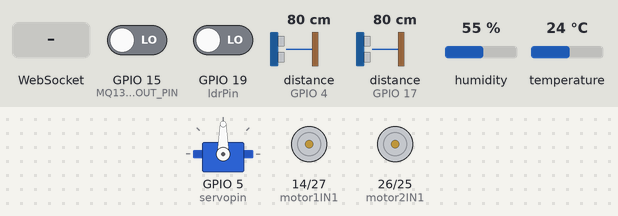
Recording of a sketch running on a simulated ESP32. Shown: servo, motor-driver pin pairs drawn as motors (green arrow = first pin HIGH = forward, orange = second pin HIGH = backward, longer = more drive, scaled by the enable pin). Wiring (inferred from the names in the program): ultrasonic range finder: trigger GPIO 2; echo GPIO 4. Inputs (shaded band) come from the test bench; at power-on: distance to the obstacle (sensors on GPIO 4, GPIO 17) 80 cm, GPIO 15 (MQ135_DOUT_PIN) LOW, GPIO 19 (ldrPin) LOW, humidity 55 %, temperature 24 °C. The echo pulse lasts 58.3 µs per cm; WiFi joins after 1.5 s; servers stay silent unless stated; what the sketch prints to the serial monitor is not drawn.

Above: at 2.7 s.
2.8 s: WebSocket text "auto" received
At 3.1 s:
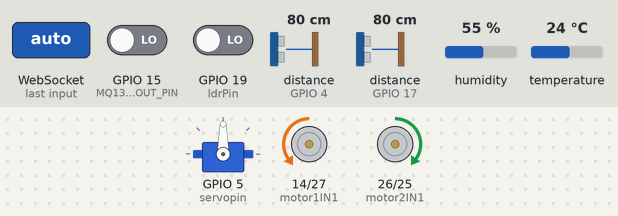
At 4.7 s:
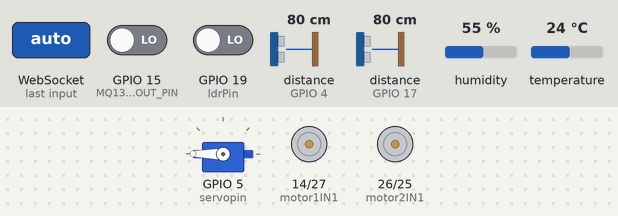
5.8 s: distance to the obstacle (sensor on GPIO 4) set to 9 cm
At 7.8 s:
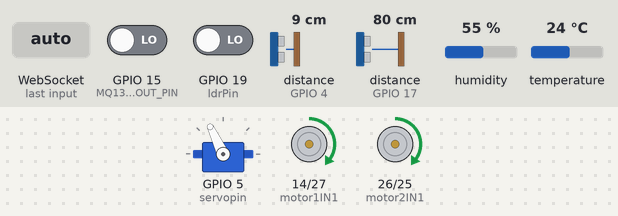
8.8 s: distance to the obstacle (sensor on GPIO 4) set to 6 cm
11.8 s: distance to the obstacle (sensor on GPIO 17) set to 17 cm
14.5 s: distance to the obstacle (sensor on GPIO 17) set to 14 cm
At 17.4 s:
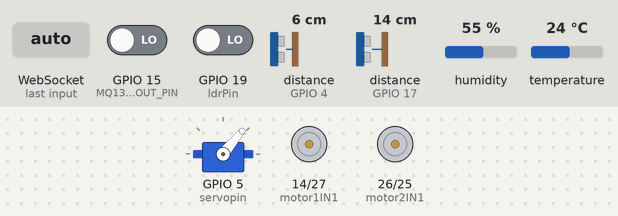
17.5 s: WebSocket text "forward" received
Timing chart, 0 to 21.5 s (numbered marks = the images above; inputs shaded):
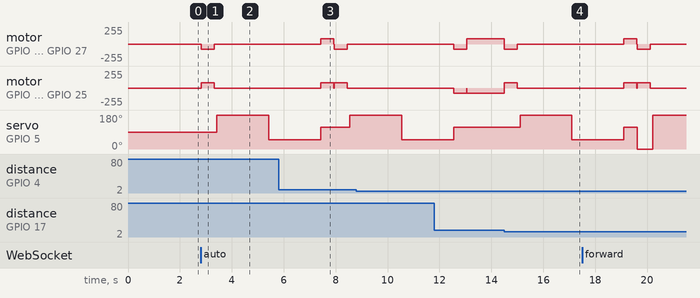

Measured:
- the behaviour switches between 16 and 15 cm on distance to the obstacle (sensor on GPIO 17) (found by bisection; images 3 and 4)
- after the input at 2.8 s, motor on GPIO 14 (motor1IN1) / GPIO 27 (motor1IN2): stopped → backward 80/255 at once, → stopped 0.50 s later; motor on GPIO 26 (motor2IN1) / GPIO 25 (motor2IN2): stopped → forward 80/255 at once, → stopped 0.50 s later; servo on GPIO 5 (servopin): 90° → 180° after 0.62 s, → 50° 2.0 s later
- after the input at 14.5 s, motor on GPIO 14 (motor1IN1) / GPIO 27 (motor1IN2): forward 80/255 → backward 80/255 at once, → stopped 0.50 s later; motor on GPIO 26 (motor2IN1) / GPIO 25 (motor2IN2): backward 80/255 → forward 80/255 at once, → stopped 0.50 s later; servo on GPIO 5 (servopin): 115° → 180° after 0.60 s, → 50° 2.0 s later

The sketch:

esp.ino
```cpp
#include <WiFi.h>
#include <WebServer.h>
#include <WebSocketsServer.h>
#include <ESPmDNS.h>
#include "DHTesp.h"
DHTesp dht;
#include<ESP32Servo.h>
Servo myservo;
int servopin=5;
//-----------------------------------------------
const char* ssid = "T";
const char* password = "77951130";

const int freq = 5000;
const int ledChannel = 0;
const int resolution = 8;

const int motor1IN1 = 14;  // replace with your GPIO pin
const int motor1IN2 = 27;  // replace with your GPIO pin
const int motor1PWM = 12;  // replace with your GPIO pin

const int motor2IN1 = 26;  // replace with your GPIO pin
const int motor2IN2 = 25;  // replace with your GPIO pin
const int motor2PWM = 33;  // replace with your GPIO pin
//-----------------------------------------------
//ultrasonic Sensors
#define TRIG_PIN_1 2
#define ECHO_PIN_1 4
#define TRIG_PIN_2 16
#define ECHO_PIN_2 17
//-----------------------------------------------
#define MQ135_DOUT_PIN 15
String Air_quality="Good";
String message="Hello Sir!";
// ---------------------------------------------
#define ldrPin 19
String don="";
//-----------------------------------------------
//auto configure
bool autoconfig=false;
//-----------------------------------------
// triggerLOOpcontrol
int trig_count=0;
//-----------------------------------------------
bool moveforward=true;
int degree=0;
//-----------------------------------------------
// #define LED 0
//-----------------------------------------------
WebServer server(80);
WebSocketsServer webSocket = WebSocketsServer(81);
//-----------------------------------------------
boolean LEDonoff=false;
boolean stopper=false;

String JSONtxt;
//-----------------------------------------------
#include "html_page.h"
#include "functions.h"
//====================================================================
void setup()
{
  myservo.attach(servopin);
  dht.setup(0, DHTesp::DHT11);
  pinMode(TRIG_PIN_1, OUTPUT);
  pinMode(ECHO_PIN_1, INPUT);
  pinMode(TRIG_PIN_2, OUTPUT);
  pinMode(ECHO_PIN_2, INPUT);
  Serial.begin(115200);
  pinMode(MQ135_DOUT_PIN, INPUT);
  pinMode(ldrPin, INPUT);
  //-----------------------------------------------
  WiFi.begin(ssid, password);
  while(WiFi.status() != WL_CONNECTED){Serial.print("."); delay(500);}
  WiFi.mode(WIFI_STA);
  Serial.println();
  MDNS.begin("esp32");
  Serial.print("Local IP: ");
  Serial.println(WiFi.localIP());
  //-----------------------------------------------
  server.on("/", webpage);
  //-----------------------------------------------
  server.begin(); webSocket.begin();
  webSocket.onEvent(webSocketEvent);
//--------------------------------------------------
  //Motor pin
  pinMode(motor1IN1, OUTPUT);
  pinMode(motor1IN2, OUTPUT);
  pinMode(motor1PWM, OUTPUT);  //ENA

  pinMode(motor2IN1, OUTPUT);
  pinMode(motor2IN2, OUTPUT);
  pinMode(motor2PWM, OUTPUT);  //ENB
//-----------------------------------------------
}

//====================================================================
void loop()
{
  webSocket.loop(); server.handleClient();
  trig_count=trig_count+1;

  if(autoconfig){
    message="AUTO MODE";
      if(measureDistance(TRIG_PIN_1, ECHO_PIN_1)>6 || measureDistance(TRIG_PIN_2, ECHO_PIN_2)<15){
        stopMotors();
        moveBackward();
        delay(500);
        stopMotors();
        delay(100);
        if(lefdist()>rightdist()){
          myservo.write(115);
          turnLeft();
          delay(500);
          stopMotors();
        }else{
          myservo.write(115);
          turnRight();
          delay(500);
          stopMotors();
        }
      }else{
        moveForward();
      }
  }else{
    //ultrasonic sensor
    if(measureDistance(TRIG_PIN_1, ECHO_PIN_1)>6){
      message="OBSTACLE DETECTED AT GROUND";
      moveforward=false;
      if (stopper == false){
          stopMotors();
          stopper = true;
      }

    }else if(measureDistance(TRIG_PIN_2, ECHO_PIN_2)<15){
      message="OBSTACLE DETECTED AT FRONT";
      moveforward=false;
      if (stopper == false){
          stopMotors();
          stopper = true;
      }
    }else{
      stopper=false;
      message="EXPLOROVER";
      moveforward=true;
    }
  }
  int airQuality = digitalRead(MQ135_DOUT_PIN);

  if (airQuality == HIGH) {
    // Serial.println("Air quality is good");
    Air_quality="GOOD";
  } else {
    // Serial.println("Air quality is poor");
    Air_quality="BAD";
  }

    // trig_count=0;
    float temperature = dht.getTemperature();
    float humidity = dht.getHumidity();
    int mgf=hallRead();
    int ldrValue = digitalRead(ldrPin);
    if(ldrValue){
        don="NIGHT";
    }else
    {
      don="DAY";
    }
    JSONtxt = "{\"temperature\":\""+ String(temperature) + "\", \"humidity\":\"" + String(humidity) + "\", \"msg\":\"" + message +"\", \"mgf\":\"" + String(mgf) +"\", \"air\":\"" + Air_quality +"\", \"don\":\"" + don + "\"}";
    webSocket.broadcastTXT(JSONtxt);


}
```

functions.h
```cpp
//ultrasonic
int measureDistance(int trigPin, int echoPin) {
  digitalWrite(trigPin, LOW);
  delayMicroseconds(0);
  digitalWrite(trigPin, HIGH);
  delayMicroseconds(6);
  digitalWrite(trigPin, LOW);

  long duration = pulseIn(echoPin, HIGH);
  float distance_cm = duration * 0.034 / 2;

  // Serial.print("Distance: ");
  // Serial.print(distance_cm);
  // Serial.println(" cm");
  return distance_cm;
}
//motors control
void moveForward() {
  myservo.write(115);
  digitalWrite(motor1IN1, HIGH);
  digitalWrite(motor1IN2, LOW);
  digitalWrite(motor2IN1, LOW);
  digitalWrite(motor2IN2, HIGH);

}
void moveBackward() {
  digitalWrite(motor1IN1, LOW);
  digitalWrite(motor1IN2, HIGH);
  digitalWrite(motor2IN1, HIGH);
  digitalWrite(motor2IN2, LOW);

}

void stopMotors() {
  digitalWrite(motor1IN1, LOW);
  digitalWrite(motor1IN2, LOW);
  digitalWrite(motor2IN1, LOW);
  digitalWrite(motor2IN2, LOW);
}

void turnRight() {
  digitalWrite(motor1IN1, HIGH);
  digitalWrite(motor1IN2, LOW);
  digitalWrite(motor2IN1, HIGH);
  digitalWrite(motor2IN2, LOW);
}

void turnLeft() {
  digitalWrite(motor1IN1, LOW);
  digitalWrite(motor1IN2, HIGH);
  digitalWrite(motor2IN1, LOW);
  digitalWrite(motor2IN2, HIGH);
}

int lefdist(){
  myservo.write(180);
  delay(2000);
  return measureDistance(TRIG_PIN_2, ECHO_PIN_2);
}
int rightdist(){
  myservo.write(50);
  delay(2000);
  return measureDistance(TRIG_PIN_2, ECHO_PIN_2);
}
//motor control close


//=======================================
//handle function: send webpage to client
//=======================================
void webpage()
{
  server.send(200,"text/html", webpageCode);
}
//=====================================================
//function process event: new data received from client
//=====================================================
void webSocketEvent(uint8_t num, WStype_t type, uint8_t *payload, size_t welength)
{
  String payloadString = (const char *)payload;
  Serial.print("payloadString= ");
  Serial.println(payloadString);

  if(type == WStype_TEXT) //receive text from client
  {
    byte separator=payloadString.indexOf('=');
    String var = payloadString.substring(0,separator);
    Serial.print("var= ");
    Serial.println(var);
    String val = payloadString.substring(separator+1);
    // Serial.print("val= ");
    // Serial.println(val);
    // Serial.println(" ");

    //action control
    if(var=="auto"){
      if(autoconfig){
        autoconfig=false;
        stopMotors();
      }else{
        analogWrite(motor2PWM, 80);
        analogWrite(motor1PWM, 80);
        autoconfig=true;
        stopMotors();
      }
    }else if(var == "forward" && moveforward==true)
    {
      moveForward();
    }else if(var == "left"){
      turnLeft();
    }else if(var == "right"){
      turnRight();
    }else if(var == "backward"){
      moveBackward();
    }else if(var == "stop" ){
      stopMotors();
    }
    // motor  speed control
    else if(var == "slow" && autoconfig==false){
      analogWrite(motor2PWM, 100);
      analogWrite(motor1PWM, 100);
    }else if(var == "medium" && autoconfig==false){
      analogWrite(motor2PWM, 170);
      analogWrite(motor1PWM, 170);
    }else if(var == "fast" && autoconfig==false){
      analogWrite(motor2PWM, 255);
      analogWrite(motor1PWM, 255);
    }else{
      degree=var.toInt();
      myservo.write(degree);

    }
  }
}
```

html_page.h
```cpp
//HTML code for webpage
//=====================
const char webpageCode[] PROGMEM =
R"=====(

<!DOCTYPE HTML>
<html>

<head>
    <title>ESP32 Web Server</title>
    <meta name="viewport" content="width=device-width, initial-scale=1">
    <style>
        body {
            font-family: Arial;
            text-align: center;
            margin: 0px auto;
            padding-top: 10px;
        }

        table {
            margin-left: auto;
            margin-right: auto;
        }

        td {
            padding: 8 px;
        }

        .button {
            background-color: #2f4468;
            border: none;
            color: white;
            padding: 10px 20px;
            text-align: center;
            text-decoration: none;
            display: inline-block;
            font-size: 18px;
            margin: 6px 3px;
            cursor: pointer;
            -webkit-touch-callout: none;
            -webkit-user-select: none;
            -khtml-user-select: none;
            -moz-user-select: none;
            -ms-user-select: none;
            user-select: none;
            -webkit-tap-highlight-color: rgba(0, 0, 0, 0);
        }

        img {
            width: auto;
            max-width: 100%;
            height: auto;
            border-radius: 5px;
        }
    </style>
</head>
<!-------------------------------C S S------------------------------>

<!------------------------------H T M L----------------------------->

<body>
    <h2>EXPLO ROVER -let's Explore Now</h2>
    <img id="videoStream" src="#" width="640" height="480"
        onerror="this.src='https://img-c.udemycdn.com/course/480x270/4210070_6b6f_2.jpg'" /><br>
    <label for="points">Camera Position(0-180<sup>o</sup>)</label><br>
    <input type="range" class="progress" id="points" name="points" min="0" max="180"
        onchange="toggleCheckbox(this.value)">

    <table>
        <tr align="left">
            <td>Temparature: </td>
            <td id="temp"></td>
            <td><sup>o</sup>C</td>
        </tr>
        <tr align="left">
            <td>Humidity: </td>
            <td id="humidity"></td>
        </tr>
        <tr align="left">
            <td>Magnetic Field: </td>
            <td id="mgf"></td>
        </tr>
        <tr align="left">
            <td>Air Quality: </td>
            <td id="air"></td>
        </tr>
        <tr align="left">
            <td>Day/Night: </td>
            <td id="don"></td>
        </tr>

        <tr align="center">
            <td colspan="2" id="msg" style="color: red;"></td>
        </tr>

    </table>

    <table>
        <tr>
            <button class="button" style="background-color: goldenrod;" onmousedown="toggleCheckbox('slow');"
                ontouchstart="toggleCheckbox('slow');">Slow</button></td>
            <button class="button" style="background-color: green;" onmousedown="toggleCheckbox('medium');"
                ontouchstart="toggleCheckbox('medium');">Medium</button></td>
            <button class="button" style="background-color: red;" onmousedown="toggleCheckbox('fast');"
                ontouchstart="toggleCheckbox('fast');">Fast</button></td>
            <button class="button" style="background-color: blue;" onclick="toggleCheckbox('auto')">AUTO</button></td>
        </tr>
    </table>
    <table id="control">
        <tr>
            <td colspan="3" align="center"><button class="button" ontouchstart="toggleCheckbox('forward');"
                    ontouchend="toggleCheckbox('stop');">Forward</button></td>
        </tr>
        <tr>
            <td align="center"><button class="button" ontouchstart="toggleCheckbox('left');"
                    ontouchend="toggleCheckbox('stop');">Left</button></td>
            <td align="center"><button class="button" onmousedown="toggleCheckbox('stop');"
                    ontouchstart="toggleCheckbox('stop');">Stop</button></td>
            <td align="center"><button class="button" ontouchstart="toggleCheckbox('right');"
                    ontouchend="toggleCheckbox('stop');">Right</button></td>
        </tr>
        <tr>
            <td colspan="3" align="center"><button class="button" ontouchstart="toggleCheckbox('backward');"
                    ontouchend="toggleCheckbox('stop');">Backward</button></td>
        </tr>
    </table>

    <!-----------------------------JavaScript--------------------------->
    <script>
        var img = document.getElementById("videoStream");
        img.src = "http://192.168.43.249:81/stream";
        InitWebSocket()
        function InitWebSocket() {
            websock = new WebSocket('ws://' + window.location.hostname + ':81/');
            websock.onmessage = function (evt) {
                JSONobj = JSON.parse(evt.data);
                var msgdata=JSONobj.msg;
                document.getElementById('temp').innerHTML = JSONobj.temperature;
                document.getElementById('humidity').innerHTML = JSONobj.humidity;
                document.getElementById('msg').innerHTML = msgdata;
                document.getElementById('mgf').innerHTML = JSONobj.mgf;
                document.getElementById('air').innerHTML = JSONobj.air;
                if (JSONobj.air == "GOOD") {
                    document.getElementById('air').style.color = "green";
                } else {
                    document.getElementById('air').style.color = "red";
                }
                document.getElementById('don').innerHTML = JSONobj.don;
                if (JSONobj.don == "NIGHT") {
                    document.getElementById('don').style.color = "black";
                } else {
                    document.getElementById('don').style.color = "green";
                }
                if(msgdata=="AUTO MODE"){
                  document.getElementById("control").style.visibility = "hidden";
                }else{
                  document.getElementById("control").style.visibility = "visible";
                }


            }
        }
        //-------------------------------------------------------------
        function toggleCheckbox(action) {
            websock.send(action);

            // if (action === "auto") {
            //     if (document.getElementById("control").style.visibility == "visible") {
            //         document.getElementById("control").style.visibility = "hidden";
            //     } else {
            //         document.getElementById("control").style.visibility = "visible";
            //     }
            // }
        }


    </script>
</body>

</html>
)=====";
```
